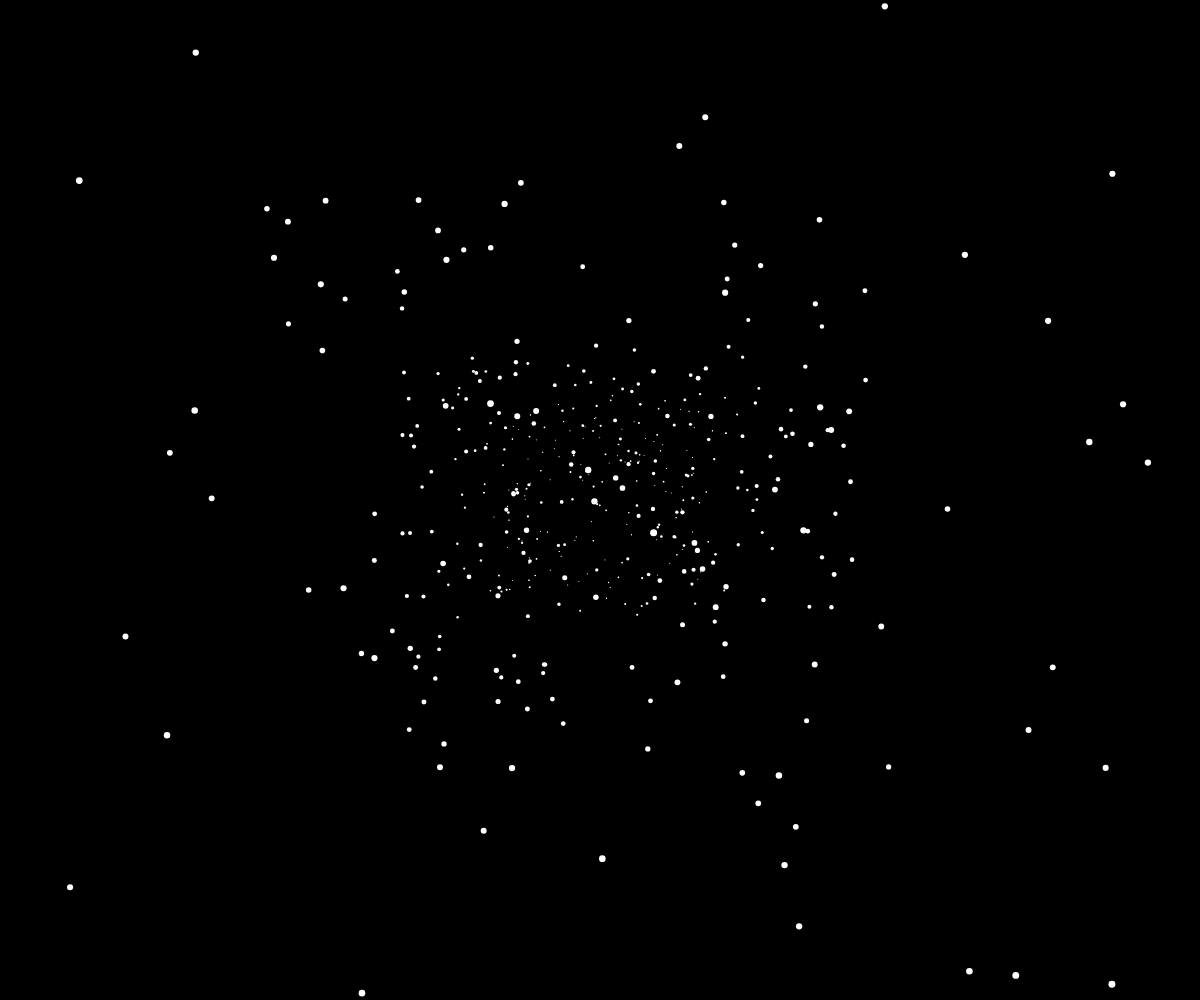
Frame 1 (no input)
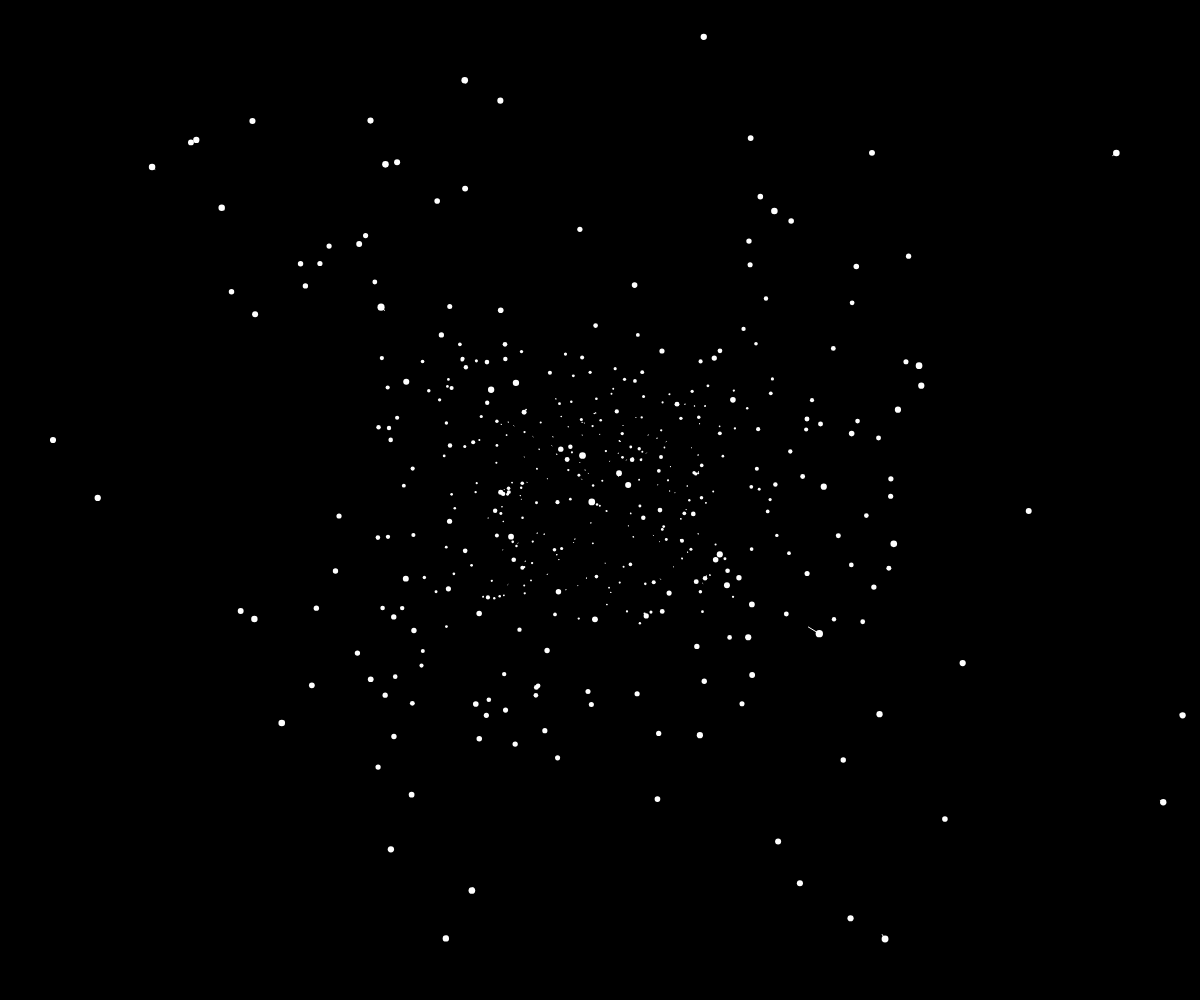
Frame 60 (no input)
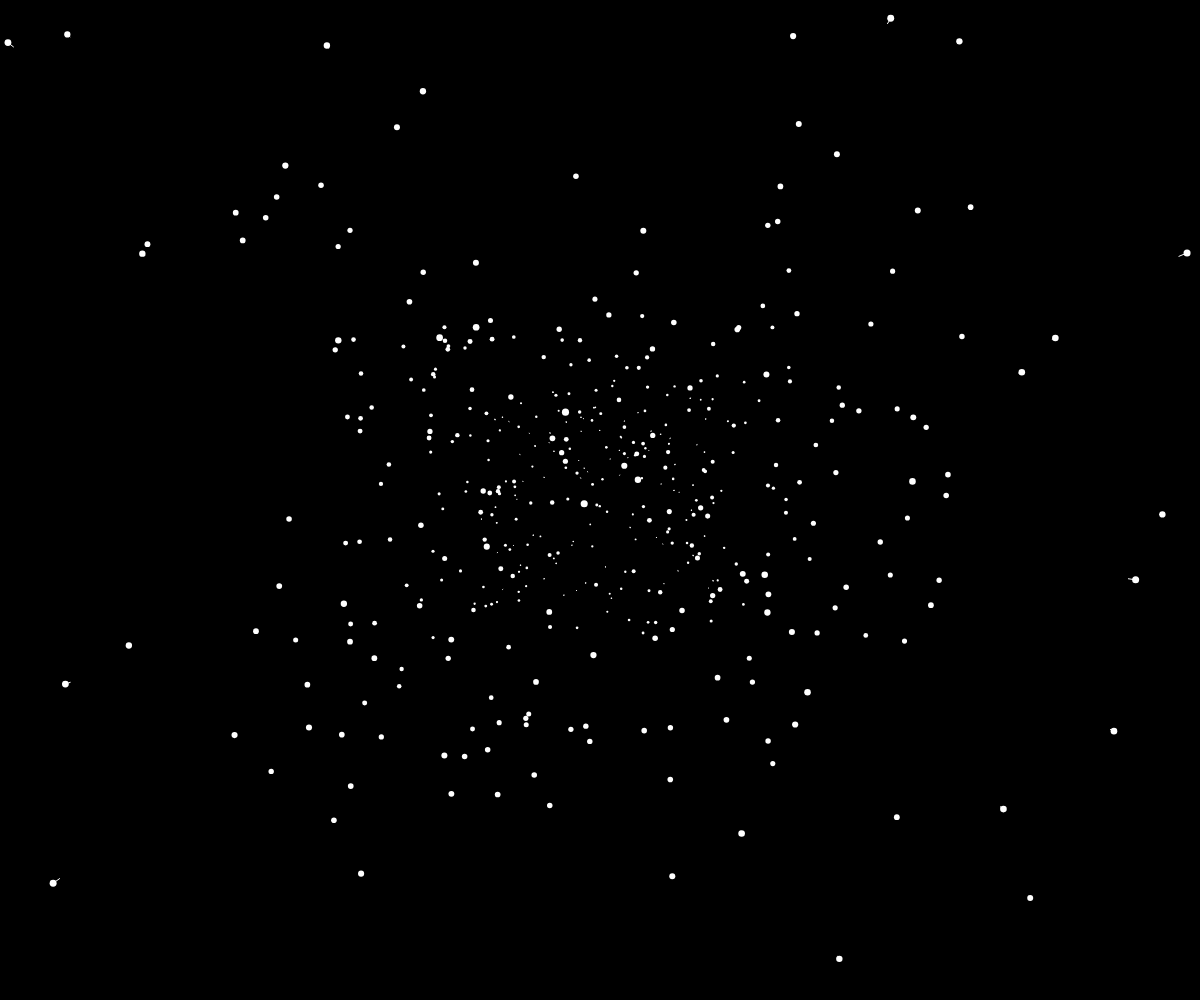
Frame 120 (the mouse pressed at the canvas centre since frame 60)

The p5.js sketch that drew these frames (run headless with seeded random() and noise() and a simulated clock; from frame 60 on, the mouse is pressed at the canvas centre):

// p5.js sketch
// ── sketch.js
let stars = [];
let factor =100;
let speedSlider;
function setup(){
    createCanvas(windowWidth, windowHeight);
    speedSlider = createSlider(0,20,1,0.1);
    for (let i =0; i<500; i++){
        
        stars[i] = createVector(random(-width*factor, width*factor), random(-height*factor, height*factor), random(width));
        stars[i].pz = stars[i].z;
    }

        
    }

function draw(){
    background(0);
    
    translate(width/2, height/2);

    for (let star of stars){
        let x = star.x/star.z;
        let y = star.y/star.z;
        let px = star.x/star.pz;
        let py = star.y/star.pz;
        let d=map(star.z, 0, width, 7.5, 0);
        fill(255);
        noStroke();
        circle(x, y, d);
        stroke(255);
        line(x,y,px,py);
        // text("a",x,y);
        star.pz = star.z;
        star.z -=speedSlider.value();
        if (star.z < 10){
            star.x=random(-width*factor, width*factor);
            star.y=random(-height*factor, height*factor);
            star.z =400;
            star.pz = 400;
        }
    }
    

    

}
